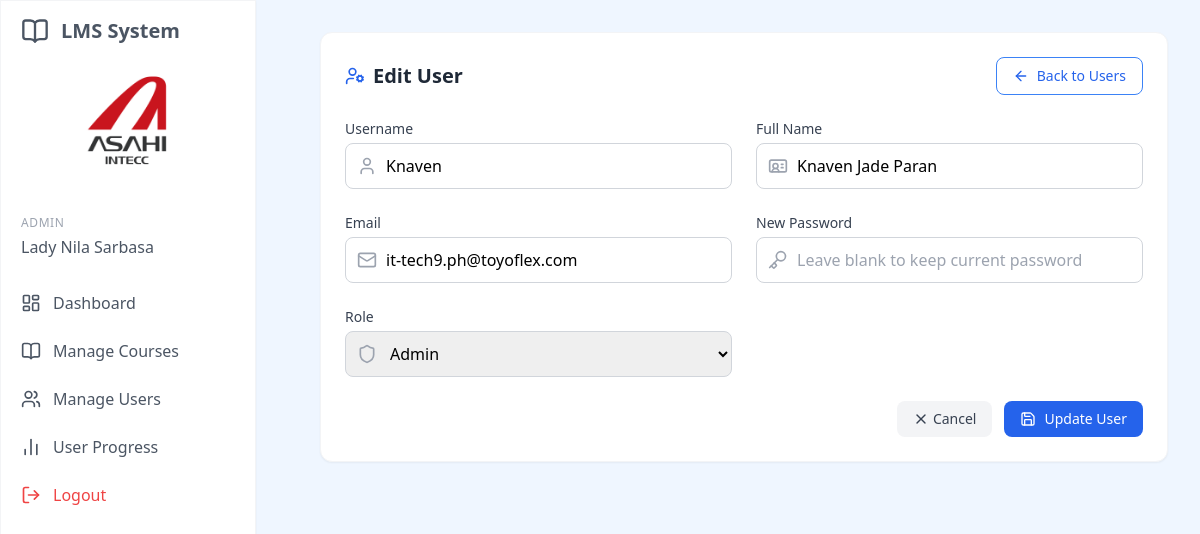
/edit_user.php?id=46 (signed in), run on the app's committed database.
### tables this page shows
CREATE TABLE `users` (
  `id` int(11) NOT NULL,
  `username` varchar(50) NOT NULL,
  `full_name` varchar(100) NOT NULL,
  `password` varchar(255) NOT NULL,
  `email` varchar(100) NOT NULL,
  `role` enum('admin','user','super_admin') DEFAULT 'user',
  `department` tinyint(11) UNSIGNED DEFAULT NULL,
  `division` tinyint(11) UNSIGNED DEFAULT NULL,
  `position` tinyint(11) UNSIGNED DEFAULT NULL,
  `section` tinyint(11) UNSIGNED DEFAULT NULL,
  `company_group` tinyint(11) UNSIGNED DEFAULT NULL,
  `created_at` timestamp NULL DEFAULT current_timestamp(),
  `updated_at` timestamp NULL DEFAULT current_timestamp() ON UPDATE current_timestamp(),
  `active` tinyint(1) NOT NULL DEFAULT 0
);

### web/edit_user.php (the view, shortened to what this page needs)
<?php
require_once '../config.php';
$user_id = $_GET['id'] ?? 0;
$result = $conn->query("SELECT * FROM users WHERE id = $user_id");
$user = $result->fetch_assoc();
?>
<!DOCTYPE html>
<html lang="en">
<head>
    <script src="https://cdn.tailwindcss.com"></script>
    <link rel="stylesheet" href="assets/css/style.css">
</head>
<body class="bg-blue-50">
    <?php include 'includes/sidebar.php'; ?>
    <div class="p-8 sm:ml-72">
        <div class="container mx-auto">
            <div class="bg-white rounded-xl shadow-sm p-6 border border-gray-100">
                <div class="flex justify-between items-center mb-6">
                    <h2 class="text-xl font-semibold text-gray-800 flex items-center gap-2">
                        <i data-lucide="user-cog" class="w-5 h-5 text-blue-600"></i> Edit User
                    </h2>
                    <a href="manage_users.php" class="px-4 py-2 border border-blue-500 text-blue-600 rounded-lg hover:bg-blue-50 transition flex items-center gap-2 text-sm font-medium">
                        <i data-lucide="arrow-left" class="w-4 h-4"></i> Back to Users
                    </a>
                </div>
                <form method="POST">
                    <div class="grid grid-cols-1 md:grid-cols-2 gap-6 mb-6">
                        <div>
                            <label for="username" class="block text-sm font-medium text-gray-700 mb-1">Username</label>
                            <div class="relative">
                                <div class="absolute inset-y-0 left-0 pl-3 flex items-center pointer-events-none">
                                </div>
                                <input type="text"
                                       class="w-full pl-10 pr-4 py-2.5 rounded-lg border border-gray-300 focus:ring-2 focus:ring-blue-200 focus:border-blue-500 transition"
                                       id="username"
                                       name="username"
                                       value="<?php echo htmlspecialchars($user['username']); ?>"
                                       required>
                            </div>
                        </div>
                        <div>
                            <label for="full_name" class="block text-sm font-medium text-gray-700 mb-1">Full Name</label>
                            <div class="relative">
                                <div class="absolute inset-y-0 left-0 pl-3 flex items-center pointer-events-none">
                                </div>
                                <input type="text"
                                       class="w-full pl-10 pr-4 py-2.5 rounded-lg border border-gray-300 focus:ring-2 focus:ring-blue-200 focus:border-blue-500 transition"
                                       id="full_name"
                                       name="full_name"
                                       value="<?php echo htmlspecialchars($user['full_name']); ?>"
                                       required>
                            </div>
                        </div>
                    </div>
                    <div class="grid grid-cols-1 md:grid-cols-2 gap-6 mb-6">
                        <div>
                            <label for="email" class="block text-sm font-medium text-gray-700 mb-1">Email</label>
                            <div class="relative">
                                <div class="absolute inset-y-0 left-0 pl-3 flex items-center pointer-events-none">
                                </div>
                                <input type="email"
                                       class="w-full pl-10 pr-4 py-2.5 rounded-lg border border-gray-300 focus:ring-2 focus:ring-blue-200 focus:border-blue-500 transition"
                                       id="email"
                                       name="email"
                                       value="<?php echo htmlspecialchars($user['email']); ?>"
                                       required>
                            </div>
                        </div>
                        <div>
                            <label for="password" class="block text-sm font-medium text-gray-700 mb-1">New Password</label>
                            <div class="relative">
                                <div class="absolute inset-y-0 left-0 pl-3 flex items-center pointer-events-none">
                                </div>
                                <input type="password"
                                       class="w-full pl-10 pr-4 py-2.5 rounded-lg border border-gray-300 focus:ring-2 focus:ring-blue-200 focus:border-blue-500 transition"
                                       id="password"
                                       name="password"
                                       placeholder="Leave blank to keep current password">
                            </div>
                        </div>
                        <div>
                            <label for="role" class="block text-sm font-medium text-gray-700 mb-1">Role</label>
                            <div class="relative">
                                <div class="absolute inset-y-0 left-0 pl-3 flex items-center pointer-events-none">
                                </div>
                                <select class="w-full pl-10 pr-4 py-2.5 rounded-lg border border-gray-300 focus:ring-2 focus:ring-blue-200 focus:border-blue-500 transition"
                                        id="role"
                                        name="role"
                                        required>
                                    <option value="admin" <?php echo $user['role'] == 'admin' ? 'selected' : ''; ?>>Admin</option>
                                </select>
                            </div>
                        </div>
                    </div>
                    <div class="flex justify-end gap-3">
                        <a href="manage_users.php" class="px-4 py-2 bg-gray-100 hover:bg-gray-200 text-gray-700 rounded-lg transition text-sm font-medium flex items-center">
                            <i data-lucide="x" class="w-4 h-4 mr-1"></i> Cancel
                        </a>
                        <button type="submit" class="px-4 py-2 bg-blue-600 hover:bg-blue-700 text-white rounded-lg transition flex items-center gap-2 text-sm font-medium">
                            <i data-lucide="save" class="w-4 h-4"></i> Update User
                        </button>
                    </div>
                </form>
            </div>
        </div>
    </div>
</body>
</html>

### data on the page
users: username "Knaven", full_name "Knaven Jade Paran", email "it-tech9.ph@toyoflex.com", role "Admin"

### other printed values
$_SESSION['full_name'] "Lady Nila Sarbasa"
